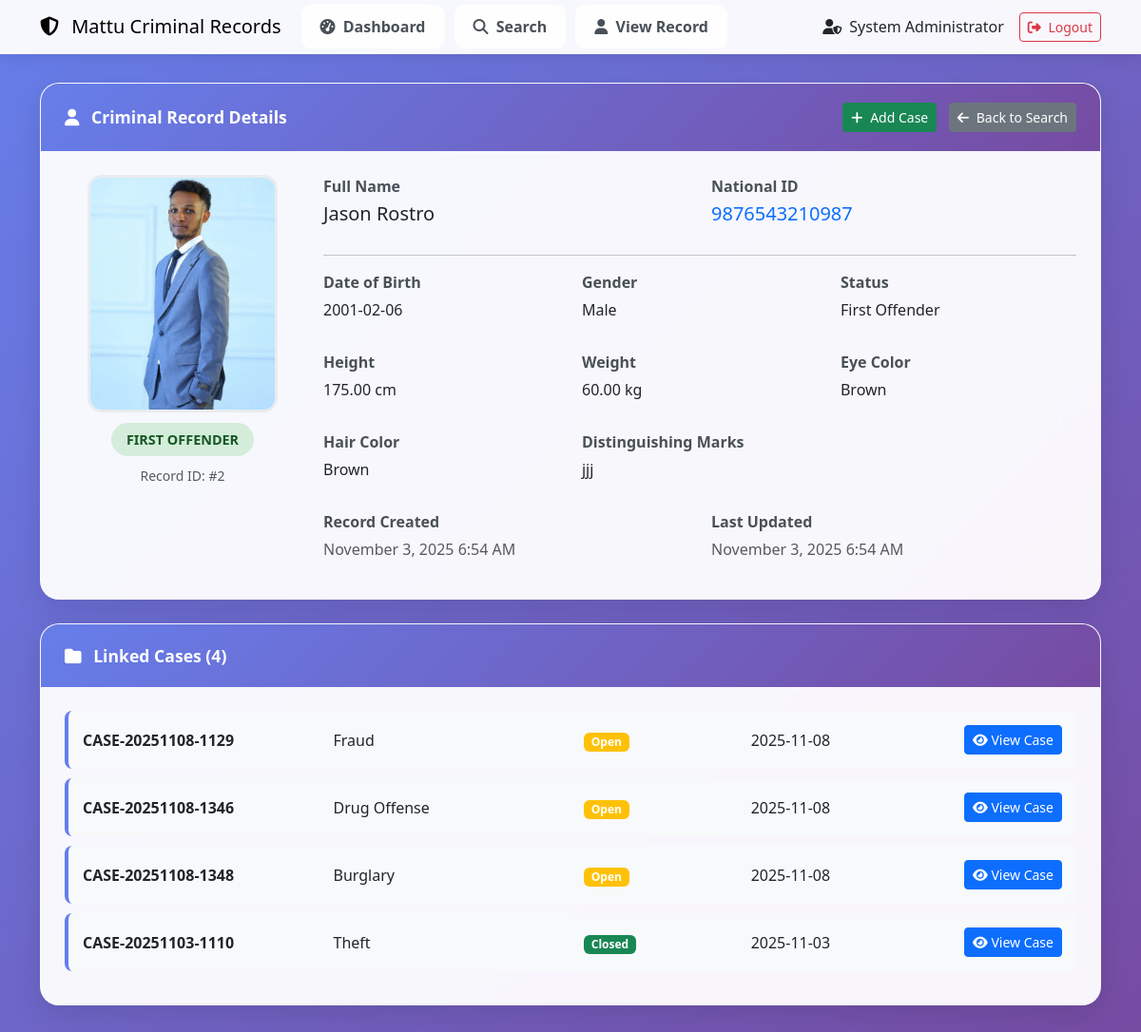
Screenshot of /chief/view_criminal_record.php?id=2 (signed in) with the database file from the repository.
### tables this page shows
CREATE TABLE `criminal_records` (
  `id` int(11) NOT NULL,
  `national_id` varchar(20) NOT NULL,
  `first_name` varchar(100) NOT NULL,
  `last_name` varchar(100) NOT NULL,
  `date_of_birth` date NOT NULL,
  `gender` enum('Male','Female','Other') NOT NULL,
  `height` decimal(5,2) DEFAULT NULL,
  `weight` decimal(5,2) DEFAULT NULL,
  `eye_color` varchar(30) DEFAULT NULL,
  `hair_color` varchar(30) DEFAULT NULL,
  `distinguishing_marks` text DEFAULT NULL,
  `photo` varchar(255) DEFAULT NULL,
  `status` enum('First Offender','Repeat Offender','Wanted','In Custody') DEFAULT 'First Offender',
  `created_by` int(11) DEFAULT NULL,
  `created_at` timestamp NOT NULL DEFAULT current_timestamp(),
  `updated_at` timestamp NOT NULL DEFAULT current_timestamp() ON UPDATE current_timestamp()
);

CREATE TABLE `cases` (
  `id` int(11) NOT NULL,
  `case_number` varchar(50) NOT NULL,
  `case_type` varchar(100) NOT NULL,
  `title` varchar(255) DEFAULT NULL,
  `description` text DEFAULT NULL,
  `location` varchar(255) DEFAULT NULL,
  `date_reported` date NOT NULL,
  `status` enum('Open','In Progress','In Court','Closed','Suspended') DEFAULT 'Open',
  `priority` varchar(20) DEFAULT 'medium',
  `severity` enum('Low','Medium','High','Critical') DEFAULT 'Medium',
  `assigned_officer_id` int(11) DEFAULT NULL,
  `lead_officer_id` int(11) DEFAULT NULL,
  `created_by` int(11) DEFAULT NULL,
  `created_at` timestamp NOT NULL DEFAULT current_timestamp(),
  `updated_at` timestamp NOT NULL DEFAULT current_timestamp() ON UPDATE current_timestamp()
);

### chief/view_criminal_record.php (the view, shortened to what this page needs)
<?php
$current_lang = $_SESSION['lang'] ?? 'en';
function t($key, $args = []) {
    global $translations, $current_lang;
    $text = $translations[$current_lang][$key] ?? $key;
    return $text;
}
$record_id = intval($_GET['id']);
$current_user = [
    'full_name' => $_SESSION['first_name'] . ' ' . $_SESSION['last_name'],
    'role' => $_SESSION['role'] ?? 'officer',
    'user_id' => $_SESSION['user_id']
];
$database = new Database();
$db = $database->getConnection();
try {
    $stmt = $db->prepare("
        SELECT * FROM criminal_records
        WHERE id = ?
    ");
    $stmt->execute([$record_id]);
    $record = $stmt->fetch(PDO::FETCH_ASSOC);
} catch (Exception $e) {
    error_log("Error fetching record: " . $e->getMessage());
    header("Location: search_records.php?error=" . urlencode(t('error_database')));
    exit();
}
$cases = [];
try {
    $casesTableExists = $db->query("SHOW TABLES LIKE 'cases'")->rowCount() > 0;
    $caseFilesTableExists = $db->query("SHOW TABLES LIKE 'case_files'")->rowCount() > 0;
    if ($casesTableExists) {
        $stmt = $db->prepare("
            SELECT c.*
            FROM cases c
            INNER JOIN case_persons cp ON c.id = cp.case_id
            WHERE cp.record_id = ?
            ORDER BY c.date_reported DESC
        ");
        $stmt->execute([$record_id]);
        $cases = $stmt->fetchAll(PDO::FETCH_ASSOC);
    }
} catch (Exception $e) {
    error_log("Error fetching cases: " . $e->getMessage());
}
?>
<!DOCTYPE html>
<html lang="<?php echo $current_lang; ?>">
<head>
    <link href="https://cdn.jsdelivr.net/npm/bootstrap@5.3.0/dist/css/bootstrap.min.css" rel="stylesheet">
    <link rel="stylesheet" href="https://cdnjs.cloudflare.com/ajax/libs/font-awesome/6.4.0/css/all.min.css">
</head>
<body>
    <nav class="navbar navbar-expand-lg navbar-custom">
        <div class="container">
            <a class="navbar-brand" href="dashboard.php">
                <i class="fas fa-shield-alt me-2"></i>
                <?php echo t('navbar_brand'); ?>
            </a>
            <div class="collapse navbar-collapse">
                <ul class="navbar-nav me-auto">
                    <li class="nav-item">
                        <a class="nav-link-custom" href="dashboard.php">
                            <i class="<?php echo t('nav_icon_dashboard'); ?> me-1"></i> <?php echo t('nav_dashboard'); ?>
                        </a>
                    </li>
                    <li class="nav-item">
                        <a class="nav-link-custom" href="search_records.php">
                            <i class="<?php echo t('nav_icon_search'); ?> me-1"></i> <?php echo t('nav_search'); ?>
                        </a>
                    </li>
                    <li class="nav-item">
                        <a class="nav-link-custom active" href="#">
                            <i class="<?php echo t('nav_icon_view_record'); ?> me-1"></i> <?php echo t('nav_view_record'); ?>
                        </a>
                    </li>
                </ul>
                <div class="d-flex align-items-center">
                    <span class="officer-badge me-3">
                        <i class="fas fa-user-shield me-1"></i>
                        <?php echo htmlspecialchars($current_user['full_name']); ?>
                    </span>
                    <a href="../logout.php" class="btn btn-outline-danger btn-sm">
                        <i class="fas fa-sign-out-alt me-1"></i> <?php echo t('logout'); ?>
                    </a>
                </div>
            </div>
        </div>
    </nav>
    <div class="record-container">
        <div class="container">
            <div class="row">
                <div class="col-12">
                    <div class="record-card">
                        <div class="card-header-custom d-flex justify-content-between align-items-center">
                            <span>
                                <i class="fas fa-user me-2"></i>
                                <?php echo t('card_header_details'); ?>
                            </span>
                            <div>
                                <a href="create_case.php?record_id=<?php echo $record['id']; ?>" class="btn btn-success btn-sm me-2">
                                    <i class="fas fa-plus me-1"></i> <?php echo t('btn_add_case'); ?>
                                </a>
                                <a href="search_records.php" class="btn btn-secondary btn-sm">
                                    <i class="fas fa-arrow-left me-1"></i> <?php echo t('btn_back_to_search'); ?>
                                </a>
                            </div>
                        </div>
                        <div class="card-body-custom">
                            <div class="row">
                                <div class="col-md-3 text-center">
                                    <?php if (!empty($record['photo'])): ?>
                                        <img src="../<?php echo htmlspecialchars($record['photo']); ?>"
                                             alt="Photo" class="record-photo mb-3">
                                    <?php else: ?>
                                        <div class="record-photo bg-light d-flex align-items-center justify-content-center mb-3">
                                            <i class="fas fa-user text-muted fa-4x"></i>
                                        </div>
                                    <?php endif; ?>
                                    <div class="mb-3">
                                        <span class="status-badge status-<?php echo strtolower(str_replace(' ', '-', $record['status'] ?? 'first-offender')); ?>">
                                            <?php echo htmlspecialchars($record['status'] ?? t('status_first_offender')); ?>
                                        </span>
                                    </div>
                                    <div class="text-muted small">
                                        <?php echo sprintf(t('record_id'), $record['id']); ?>
                                    </div>
                                </div>
                                <div class="col-md-9">
                                    <div class="row">
                                        <div class="col-md-6">
                                            <div class="info-label"><?php echo t('label_full_name'); ?></div>
                                            <div class="info-value h5">
                                                <?php echo htmlspecialchars($record['first_name'] . ' ' . $record['last_name']); ?>
                                            </div>
                                        </div>
                                        <div class="col-md-6">
                                            <div class="info-label"><?php echo t('label_national_id'); ?></div>
                                            <div class="info-value h5 text-primary">
                                                <?php echo htmlspecialchars($record['national_id']); ?>
                                            </div>
                                        </div>
                                    </div>
                                    <hr>
                                    <div class="row">
                                        <div class="col-md-4">
                                            <div class="info-label"><?php echo t('label_date_of_birth'); ?></div>
                                            <div class="info-value">
                                                <?php echo !empty($record['date_of_birth']) ? htmlspecialchars($record['date_of_birth']) : t('text_not_specified'); ?>
                                            </div>
                                        </div>
                                        <div class="col-md-4">
                                            <div class="info-label"><?php echo t('label_gender'); ?></div>
                                            <div class="info-value">
                                                <?php echo htmlspecialchars($record['gender'] ?? t('text_not_specified')); ?>
                                            </div>
                                        </div>
                                        <div class="col-md-4">
                                            <div class="info-label"><?php echo t('label_status'); ?></div>
                                            <div class="info-value">
                                                <?php echo htmlspecialchars($record['status'] ?? t('status_first_offender')); ?>
                                            </div>
                                        </div>
                                    </div>
                                    <div class="row mt-3">
                                        <div class="col-md-4">
                                            <div class="info-label"><?php echo t('label_height'); ?></div>
                                            <div class="info-value">
                                                <?php echo !empty($record['height']) ? htmlspecialchars($record['height']) . ' cm' : t('text_not_specified'); ?>
                                            </div>
                                        </div>
                                        <div class="col-md-4">
                                            <div class="info-label"><?php echo t('label_weight'); ?></div>
                                            <div class="info-value">
                                                <?php echo !empty($record['weight']) ? htmlspecialchars($record['weight']) . ' kg' : t('text_not_specified'); ?>
                                            </div>
                                        </div>
                                        <div class="col-md-4">
                                            <div class="info-label"><?php echo t('label_eye_color'); ?></div>
                                            <div class="info-value">
                                                <?php echo htmlspecialchars($record['eye_color'] ?? t('text_not_specified')); ?>
                                            </div>
                                        </div>
                                    </div>
                                    <div class="row mt-3">
                                        <div class="col-md-4">
                                            <div class="info-label"><?php echo t('label_hair_color'); ?></div>
                                            <div class="info-value">
                                                <?php echo htmlspecialchars($record['hair_color'] ?? t('text_not_specified')); ?>
                                            </div>
                                        </div>
                                        <div class="col-md-8">
                                            <div class="info-label"><?php echo t('label_distinguishing_marks'); ?></div>
                                            <div class="info-value">
                                                <?php echo !empty($record['distinguishing_marks']) ? htmlspecialchars($record['distinguishing_marks']) : t('text_none_recorded'); ?>
                                            </div>
                                        </div>
                                    </div>
                                    <div class="row mt-3">
                                        <div class="col-md-6">
                                            <div class="info-label"><?php echo t('label_record_created'); ?></div>
                                            <div class="info-value text-muted">
                                                <?php echo !empty($record['created_at']) ? date('F j, Y g:i A', strtotime($record['created_at'])) : t('text_unknown'); ?>
                                            </div>
                                        </div>
                                        <div class="col-md-6">
                                            <div class="info-label"><?php echo t('label_last_updated'); ?></div>
                                            <div class="info-value text-muted">
                                                <?php echo !empty($record['updated_at']) ? date('F j, Y g:i A', strtotime($record['updated_at'])) : t('text_unknown'); ?>
                                            </div>
                                        </div>
                                    </div>
                                </div>
                            </div>
                        </div>
                    </div>
                </div>
            </div>
            <?php if (!empty($cases)): ?>
            <div class="row">
                <div class="col-12">
                    <div class="record-card">
                        <div class="card-header-custom">
                            <i class="fas fa-folder me-2"></i>
                            <?php echo sprintf(t('linked_cases'), count($cases)); ?>
                        </div>
                        <div class="card-body-custom">
                            <?php foreach ($cases as $case): ?>
                                <div class="case-item">
                                    <div class="row align-items-center">
                                        <div class="col-md-3">
                                            <strong><?php echo htmlspecialchars($case['case_number']); ?></strong>
                                        </div>
                                        <div class="col-md-3">
                                            <?php echo htmlspecialchars($case['case_type'] ?? t('case_type')); ?>
                                        </div>
                                        <div class="col-md-2">
                                            <span class="badge bg-<?php echo ($case['status'] === 'Closed') ? 'success' : 'warning'; ?>">
                                                <?php echo htmlspecialchars($case['status']); ?>
                                            </span>
                                        </div>
                                        <div class="col-md-2">
                                            <?php echo !empty($case['date_reported']) ? htmlspecialchars($case['date_reported']) : t('text_unknown'); ?>
                                        </div>
                                        <div class="col-md-2 text-end">
                                            <a href="view_case.php?id=<?php echo $case['id']; ?>" class="btn btn-sm btn-primary">
                                                <i class="fas fa-eye"></i> <?php echo t('btn_view_case'); ?>
                                            </a>
                                        </div>
                                    </div>
                                </div>
                            <?php endforeach; ?>
                        </div>
                    </div>
                </div>
            </div>
            <?php endif; ?>
        </div>
    </div>
</body>
</html>

### rows the page displays
criminal_records: photo (picture), status "FIRST OFFENDER", id "Record ID: #2", first_name+last_name "Jason Rostro", national "9876543210987", date_of_birth "2001-02-06", gender "Male", status "First Offender", height "175.00", weight "60.00", eye_color "Brown", hair_color "Brown", distinguishing_marks "jjj", created_at "November 3, 2025 6:54 AM", updated_at "November 3, 2025 6:54 AM"
cases: case_number "CASE-20251108-1129", case_type "Fraud", status "Open", date_reported "2025-11-08"
cases: case_number "CASE-20251108-1346", case_type "Drug Offense", status "Open", date_reported "2025-11-08"
cases: case_number "CASE-20251108-1348", case_type "Burglary", status "Open", date_reported "2025-11-08"
cases: case_number "CASE-20251103-1110", case_type "Theft", status "Closed", date_reported "2025-11-03"

### other values shown
t('navbar_brand') "Mattu Criminal Records"
t('nav_dashboard') "Dashboard"
t('nav_search') "Search"
t('nav_view_record') "View Record"
$current_user['full_name'] "System Administrator"
t('logout') "Logout"
t('card_header_details') "Criminal Record Details"
t('btn_add_case') "Add Case"
t('btn_back_to_search') "Back to Search"
t('label_full_name') "Full Name"
t('label_national_id') "National ID"
t('label_date_of_birth') "Date of Birth"
t('label_gender') "Gender"
t('label_status') "Status"
t('label_height') "Height"
